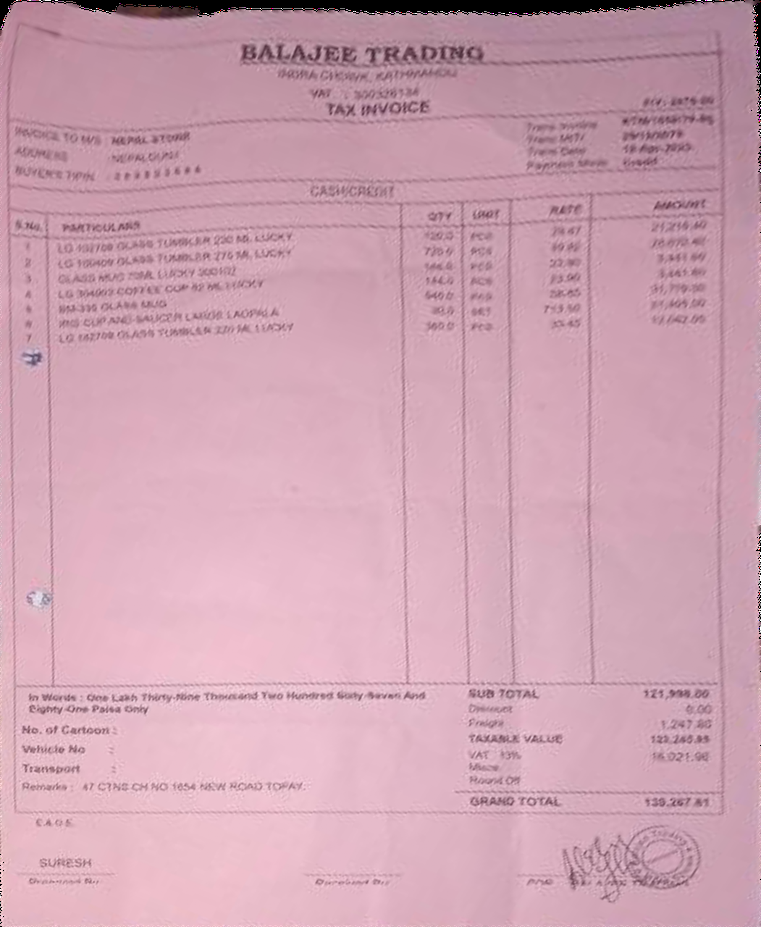
#> input picture work/Checkpoints/Previous Straightening Method/Original Perspective Basis.png, 761 x 927 px, shrunk from 1051 x 1280 before the run
$ python -i printed_frame.py   (imports and definitions only)
#> lines starting #> are read from the running program, lines starting #| are printed output that depends on the picture; after the words box and inside, x2 and y2 are one past the last pixel; in counts of white or black regions, pixels touching at a corner belong together
"""Measure large closed printed frames; never infer a frame from a crop edge."""
import cv2
import numpy as np

def printed_frame(gray):
    h,w=gray.shape
    binary=cv2.adaptiveThreshold(gray,255,cv2.ADAPTIVE_THRESH_GAUSSIAN_C,
        cv2.THRESH_BINARY_INV,31,12)
    contours,_=cv2.findContours(binary,cv2.RETR_LIST,cv2.CHAIN_APPROX_NONE)
    for c in sorted(contours,key=cv2.contourArea,reverse=True):
        area=cv2.contourArea(c);x,y,bw,bh=cv2.boundingRect(c)
        if not .55*w*h<area<.96*w*h:continue
        if min(bw/w,bh/h)<.7 or area/(bw*bh)<.9:continue
        if x<max(3,w*.005) or y<max(3,h*.005) or x+bw>w*.995 or y+bh>h*.995:continue
        filled=np.zeros_like(gray);cv2.drawContours(filled,[c],-1,255,-1)
        yy=np.linspace(y+bh*.035,y+bh*.965,65)
        xx=np.linspace(x+bw*.035,x+bw*.965,65)
        left=[];right=[];top=[];bottom=[]
        for v in yy:
            hits=np.flatnonzero(filled[round(v)]);left.append(hits[0]);right.append(hits[-1])
        for u in xx:
            hits=np.flatnonzero(filled[:,round(u)]);top.append(hits[0]);bottom.append(hits[-1])
        if np.ptp(np.array(right)-left)>bw*.12 or np.ptp(np.array(bottom)-top)>bh*.12:continue
        norm=np.array([w-1,h-1])
        return ([np.column_stack([xx,top])/norm,np.column_stack([xx,bottom])/norm],
                [np.column_stack([left,yy])/norm,np.column_stack([right,yy])/norm])
    return [],[]

>>> import cv2
>>> picture = cv2.imread('../../../Checkpoints/Previous Straightening Method/Original Perspective Basis.png', cv2.IMREAD_GRAYSCALE)
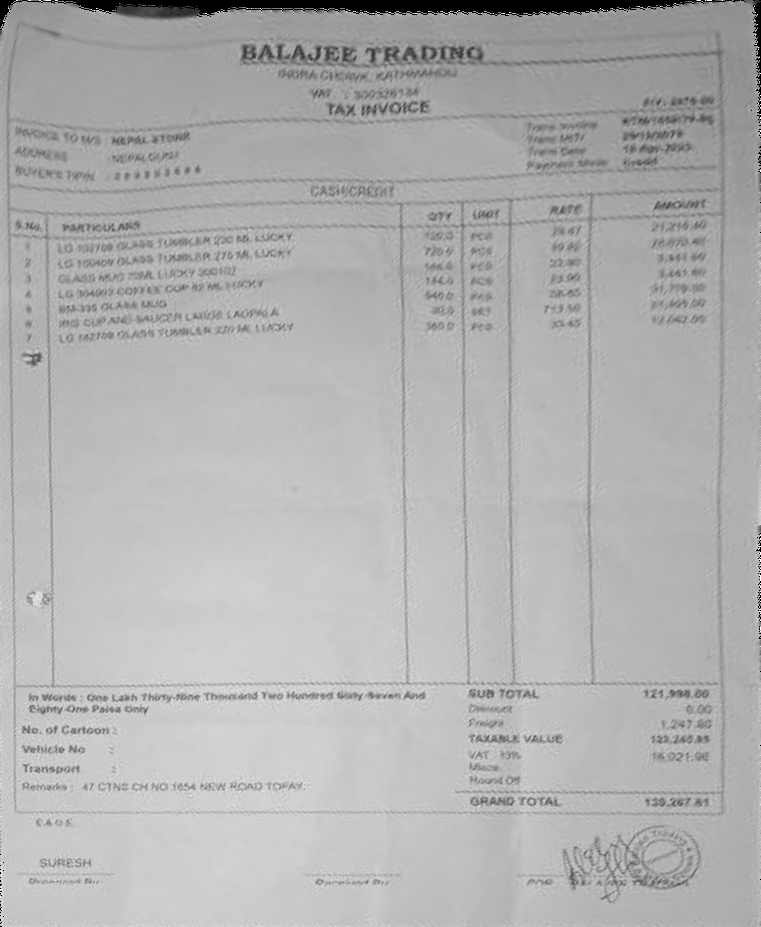
#> picture: shape (927, 761); min 0, max 255, mean 176.9
>>> result = printed_frame(picture)
#> in printed_frame, `binary=cv2.adaptiveThreshold(gray,255,cv2.ADAPTIVE_THRESH_GAUSSIAN_C, ..`:
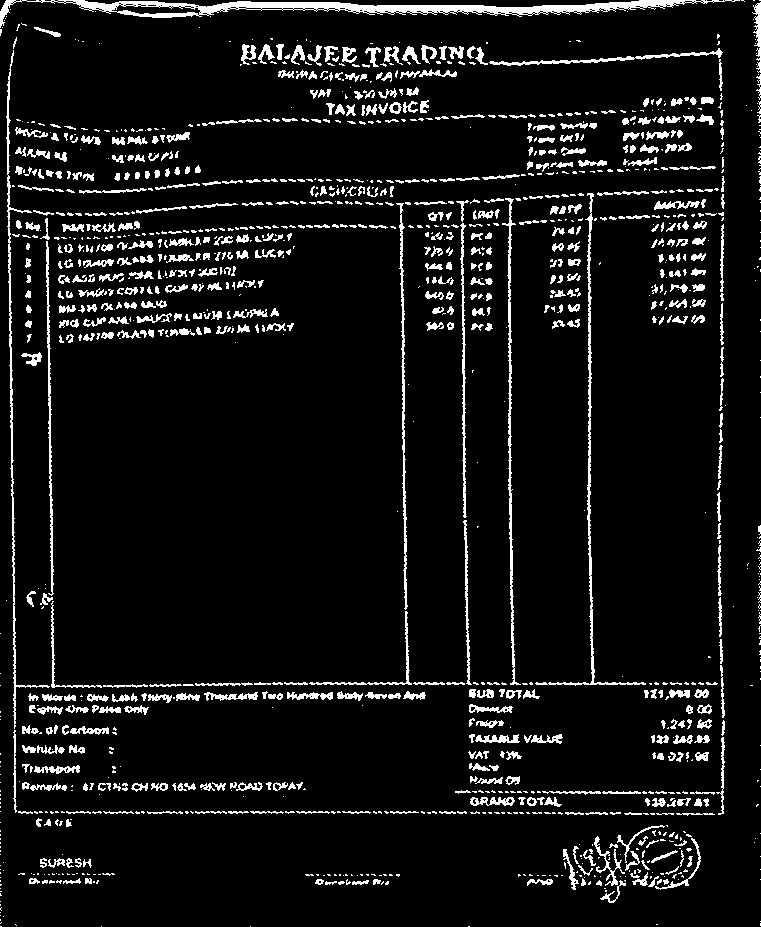
#> binary: shape (927, 761); 7.5% white; 1351 white regions (753 under 20 px)
#> in printed_frame, `contours,_=cv2.findContours(binary,cv2.RETR_LIST,cv2.CHAIN_APPROX_NONE)`: contours = 1638 contours, 1216 with area under 20; largest, box (x1, y1, x2, y2) and area: (0, 0, 740, 28) 5034, (535, 193, 646, 686) 954, (6, 50, 50, 729) 832, (502, 198, 521, 685) 800, (396, 203, 408, 610) 598
#> the loop in printed_frame, `for c in sorted(contours,key=cv2.contourArea,reverse=True):` made 1638 passes
#> (area, x, y, bw, bh) on passes 1 to 3: (5034.5, 0, 0, 740, 28), (954.5, 535, 193, 111, 493), (832, 6, 50, 44, 679)
#> result = ([], [])
